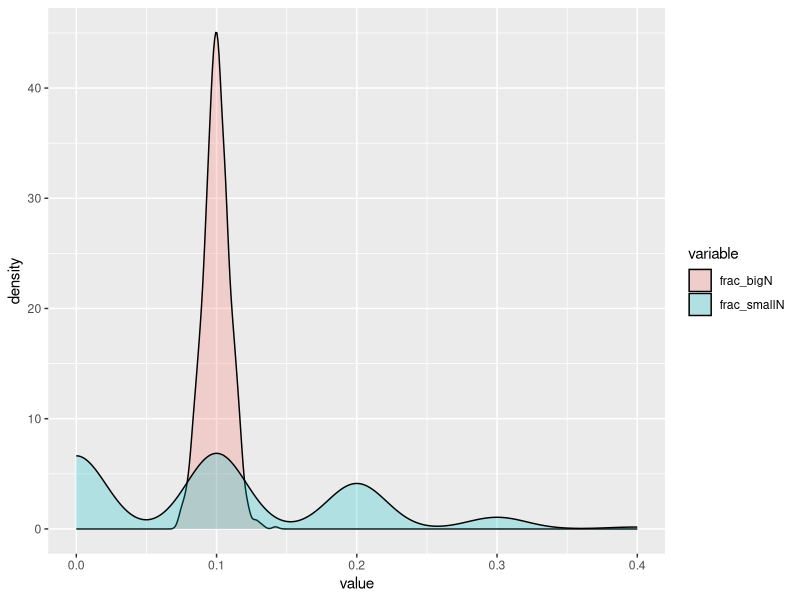

Write R code to recreate this figure.
## ---- chunk 1
knitr::opts_chunk$set(echo = TRUE)
## ---- chunk 2
#create empty data frame to store results ins
df <- data.frame(matrix(ncol=2,nrow=1000))
colnames(df) <- c("frac_bigN", "frac_smallN")
#create loop that takes 1,000 samples
for(i in 1:nrow(df)) {
bigN   <- runif(1000)
smallN <- runif(10)
#store fraction of observations <0.1
df[i, 1] <- mean(bigN < 0.1)
df[i, 2] <- mean(smallN < 0.1) 

}

data <- reshape2::melt(df)

ggplot2::ggplot(data, ggplot2::aes(x=value, fill=variable)) +
  ggplot2::geom_density(alpha=.25)
